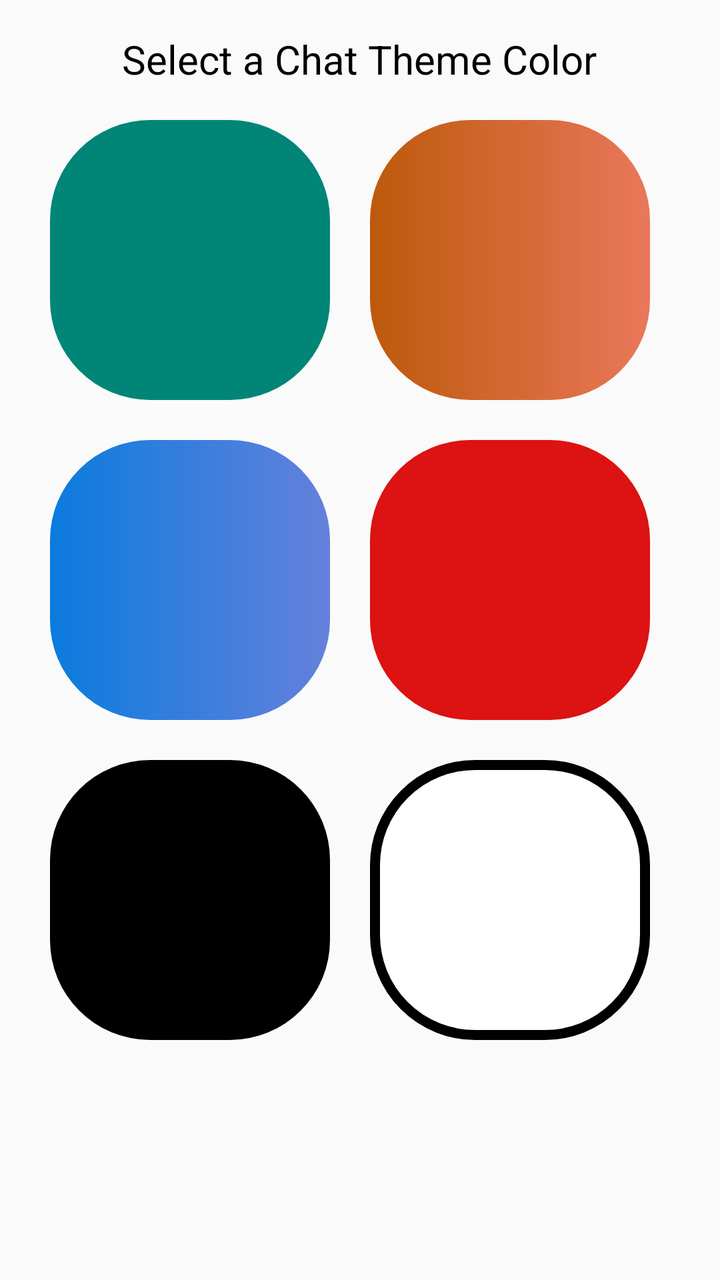
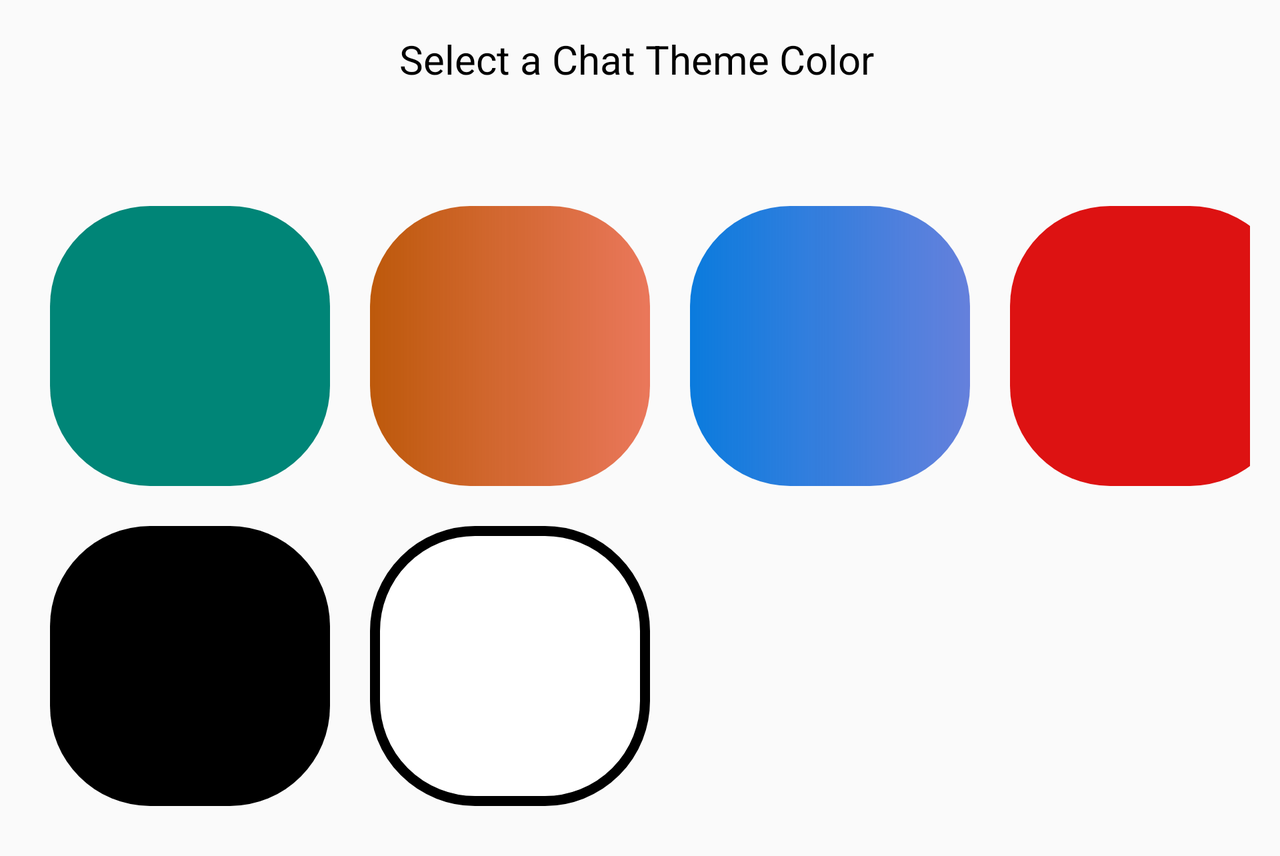

One screen, two layout resources from the same app: the default and the repository's alternative for another configuration. Each is rendered where Android would select it; the XML of both is given below.
<!-- AndroidManifest.xml: application theme AppTheme -->
<!-- res/layout/activity_settings.xml -->
<?xml version="1.0" encoding="utf-8"?>
<androidx.constraintlayout.widget.ConstraintLayout xmlns:android="http://schemas.android.com/apk/res/android"
    xmlns:app="http://schemas.android.com/apk/res-auto"
    xmlns:tools="http://schemas.android.com/tools"
    android:layout_width="match_parent"
    android:layout_height="match_parent"
>


    <TextView
        android:id="@+id/textView3"
        android:layout_width="wrap_content"
        android:layout_height="wrap_content"
        android:layout_marginTop="16dp"
        android:text="Select a Chat Theme Color"
        android:textSize="20sp"
        android:textColor="@android:color/black"
        app:layout_constraintEnd_toEndOf="parent"
        app:layout_constraintHorizontal_bias="0.496"
        app:layout_constraintStart_toStartOf="parent"
        app:layout_constraintTop_toTopOf="parent" />

    <GridLayout
        android:layout_width="match_parent"
        android:layout_height="match_parent"
        android:layout_marginTop="50dp"
        android:layout_marginLeft="15dp"
        android:layout_marginRight="15dp"
        android:layout_marginBottom="15dp"
        android:columnCount="2"
        android:rowCount="3"
        app:layout_constraintTop_toBottomOf="@+id/textView3"
        app:layout_constraintBottom_toBottomOf="parent">

    <ImageView
        android:id="@+id/first"
        android:layout_width="160dp"
        android:layout_height="160dp"
        android:layout_row="0"
        android:layout_column="0"
        android:padding="10dp"
        app:srcCompat="@drawable/pick_image_btn" />
    <ImageView
        android:id="@+id/second"
        android:layout_width="160dp"
        android:layout_height="160dp"
        android:layout_row="0"
        android:layout_column="1"
        android:padding="10dp"
        app:srcCompat="@drawable/bg_brown" />
    <ImageView
        android:id="@+id/third"
        android:layout_width="160dp"
        android:layout_height="160dp"
        android:layout_row="1"
        android:layout_column="0"
        android:padding="10dp"
        app:srcCompat="@drawable/bg_blue" />

    <ImageView
        android:id="@+id/fourth"
        android:layout_width="160dp"
        android:layout_height="160dp"
        android:layout_row="1"
        android:layout_column="1"
        android:padding="10dp"
        app:srcCompat="@drawable/bg_red" />

    <ImageView
        android:id="@+id/fifth"
        android:layout_width="160dp"
        android:layout_height="160dp"
        android:layout_row="2"
        android:layout_column="0"
        android:padding="10dp"
        app:srcCompat="@drawable/bg_black" />

    <ImageView
        android:id="@+id/sixth"
        android:layout_width="160dp"
        android:layout_height="160dp"
        android:layout_row="2"
        android:layout_column="1"
        android:padding="10dp"
        app:srcCompat="@drawable/bg_bw_bordered" />

    </GridLayout>

    <Button
        android:id="@+id/theme_save"
        android:layout_width="wrap_content"
        android:layout_height="wrap_content"
        android:layout_marginBottom="5dp"
        android:layout_marginEnd="25dp"
        app:layout_constraintBottom_toBottomOf="parent"
        app:layout_constraintEnd_toEndOf="parent"
        android:textSize="20sp"
        android:text="Save"
        android:visibility="invisible"
        android:textAllCaps="false"
        android:textColor="@color/color_white"
        android:background="@drawable/pick_image_btn"/>

    <Button
        android:id="@+id/theme_cancel"
        android:layout_width="wrap_content"
        android:layout_height="wrap_content"
        android:layout_marginBottom="5dp"
        android:layout_marginStart="25dp"
        app:layout_constraintBottom_toBottomOf="parent"
        app:layout_constraintStart_toStartOf="parent"
        android:textSize="20sp"
        android:text="Cancel"
        android:visibility="invisible"
        android:textAllCaps="false"
        android:textColor="@color/color_white"
        android:background="@drawable/bg_red" />

</androidx.constraintlayout.widget.ConstraintLayout>
<!-- resources referenced by this layout -->
<resources>
  <color name="color_white">#FFFFFF</color>
  <!-- drawable bg_black (drawable-v24) -->
  <?xml version="1.0" encoding="utf-8"?>
  <shape xmlns:android="http://schemas.android.com/apk/res/android">
      <solid android:color="@android:color/black"></solid>
      <corners android:radius="50dp"></corners>
  </shape>
  <!-- drawable bg_blue (drawable-v24) -->
  <?xml version="1.0" encoding="utf-8"?>
  <shape xmlns:android="http://schemas.android.com/apk/res/android">
  
      <corners android:radius="50dp"/>
      <gradient android:startColor="#0A7BDD"
          android:endColor="#9F0B37CA"/>
  </shape>
  <!-- drawable bg_brown (drawable-v24) -->
  <?xml version="1.0" encoding="utf-8"?>
  <shape xmlns:android="http://schemas.android.com/apk/res/android">
      <corners android:radius="50dp"/>
      <gradient android:startColor="#BD590B"
          android:endColor="#A9E13409"/>
  </shape>
  <!-- drawable bg_bw_bordered (drawable-v24) -->
  <?xml version="1.0" encoding="utf-8"?>
  <shape xmlns:android="http://schemas.android.com/apk/res/android">
      <solid android:color="@android:color/white"></solid>
      <corners android:radius="50dp"></corners>
      <stroke android:color="@android:color/black"
          android:width="5dp"/>
  </shape>
  <!-- drawable bg_red (drawable-v24) -->
  <?xml version="1.0" encoding="utf-8"?>
  <shape xmlns:android="http://schemas.android.com/apk/res/android">
      <solid android:color="#DD1212"></solid>
      <corners android:radius="50dp"></corners>
  </shape>
  <!-- drawable pick_image_btn (drawable) -->
  <?xml version="1.0" encoding="utf-8"?>
  <shape xmlns:android="http://schemas.android.com/apk/res/android">
      <solid android:color="@color/colorPrimary"/>
  <corners android:radius="50dp"/>
  </shape>
  <style name="AppTheme" parent="Theme.AppCompat.Light">
          
          <item name="colorPrimary">@color/color_white</item>
          <item name="colorPrimaryDark">@color/title_color</item>
          <item name="colorAccent">@color/colorAccent</item>
          <item name="android:actionBarSize">70dp</item>
          <item name="android:actionBarTheme">@color/color_white</item>
      </style>
  <color name="colorPrimary">#008577</color>
  <color name="title_color">#000000</color>
  <color name="colorAccent">#D81B60</color>
</resources>
<!-- res/layout-land/activity_settings.xml (the repository's variant of the layout above) -->
<!-- drawn on the phone turned sideways -->
<?xml version="1.0" encoding="utf-8"?>
<ScrollView xmlns:android="http://schemas.android.com/apk/res/android"
    xmlns:app="http://schemas.android.com/apk/res-auto"
    xmlns:tools="http://schemas.android.com/tools"
    android:layout_width="match_parent"
    android:layout_height="match_parent"
>

    <androidx.constraintlayout.widget.ConstraintLayout
        android:layout_width="match_parent"
        android:layout_height="match_parent">

    <TextView
        android:id="@+id/textView3"
        android:layout_width="wrap_content"
        android:layout_height="wrap_content"
        android:layout_marginTop="16dp"
        android:text="Select a Chat Theme Color"
        android:textSize="20sp"
        android:textColor="@android:color/black"
        app:layout_constraintEnd_toEndOf="parent"
        app:layout_constraintHorizontal_bias="0.496"
        app:layout_constraintStart_toStartOf="parent"
        app:layout_constraintTop_toTopOf="parent" />

    <GridLayout
        android:layout_width="match_parent"
        android:layout_height="match_parent"
        android:layout_marginTop="50dp"
        android:layout_marginLeft="15dp"
        android:layout_marginRight="15dp"
        android:layout_marginBottom="15dp"
        android:columnCount="4"
        android:rowCount="2"
        app:layout_constraintTop_toBottomOf="@+id/textView3"
        app:layout_constraintBottom_toBottomOf="parent">

    <ImageView
        android:id="@+id/first"
        android:layout_width="160dp"
        android:layout_height="160dp"
        android:layout_row="0"
        android:layout_column="0"
        android:padding="10dp"
        app:srcCompat="@drawable/pick_image_btn" />
    <ImageView
        android:id="@+id/second"
        android:layout_width="160dp"
        android:layout_height="160dp"
        android:layout_row="0"
        android:layout_column="1"
        android:padding="10dp"
        app:srcCompat="@drawable/bg_brown" />
    <ImageView
        android:id="@+id/third"
        android:layout_width="160dp"
        android:layout_height="160dp"
        android:layout_row="0"
        android:layout_column="2"
        android:padding="10dp"
        app:srcCompat="@drawable/bg_blue" />

    <ImageView
        android:id="@+id/fourth"
        android:layout_width="160dp"
        android:layout_height="160dp"
        android:layout_row="0"
        android:layout_column="3"
        android:padding="10dp"
        app:srcCompat="@drawable/bg_red" />

    <ImageView
        android:id="@+id/fifth"
        android:layout_width="160dp"
        android:layout_height="160dp"
        android:layout_row="1"
        android:layout_column="0"
        android:padding="10dp"
        app:srcCompat="@drawable/bg_black" />

    <ImageView
        android:id="@+id/sixth"
        android:layout_width="160dp"
        android:layout_height="160dp"
        android:layout_row="1"
        android:layout_column="1"
        android:padding="10dp"
        app:srcCompat="@drawable/bg_bw_bordered" />

    </GridLayout>


        <Button
            android:id="@+id/theme_save"
            android:layout_width="wrap_content"
            android:layout_height="wrap_content"
            android:layout_marginTop="16dp"
            android:background="@drawable/pick_image_btn"
            android:text="Save"
            android:textAllCaps="false"
            android:textColor="@color/color_white"
            android:textSize="20sp"
            android:visibility="invisible"
            app:layout_constraintEnd_toStartOf="@+id/theme_cancel"
            app:layout_constraintHorizontal_bias="0.59"
            app:layout_constraintStart_toEndOf="@+id/textView3"
            app:layout_constraintTop_toTopOf="parent" />

        <Button
            android:id="@+id/theme_cancel"
            android:layout_width="wrap_content"
            android:layout_height="wrap_content"
            android:layout_marginTop="16dp"
            android:layout_marginEnd="24dp"
            android:background="@drawable/bg_red"
            android:text="Cancel"
            android:textAllCaps="false"
            android:textColor="@color/color_white"
            android:textSize="20sp"
            android:visibility="invisible"
            app:layout_constraintEnd_toEndOf="parent"
            app:layout_constraintTop_toTopOf="parent" />

    </androidx.constraintlayout.widget.ConstraintLayout>

</ScrollView>
